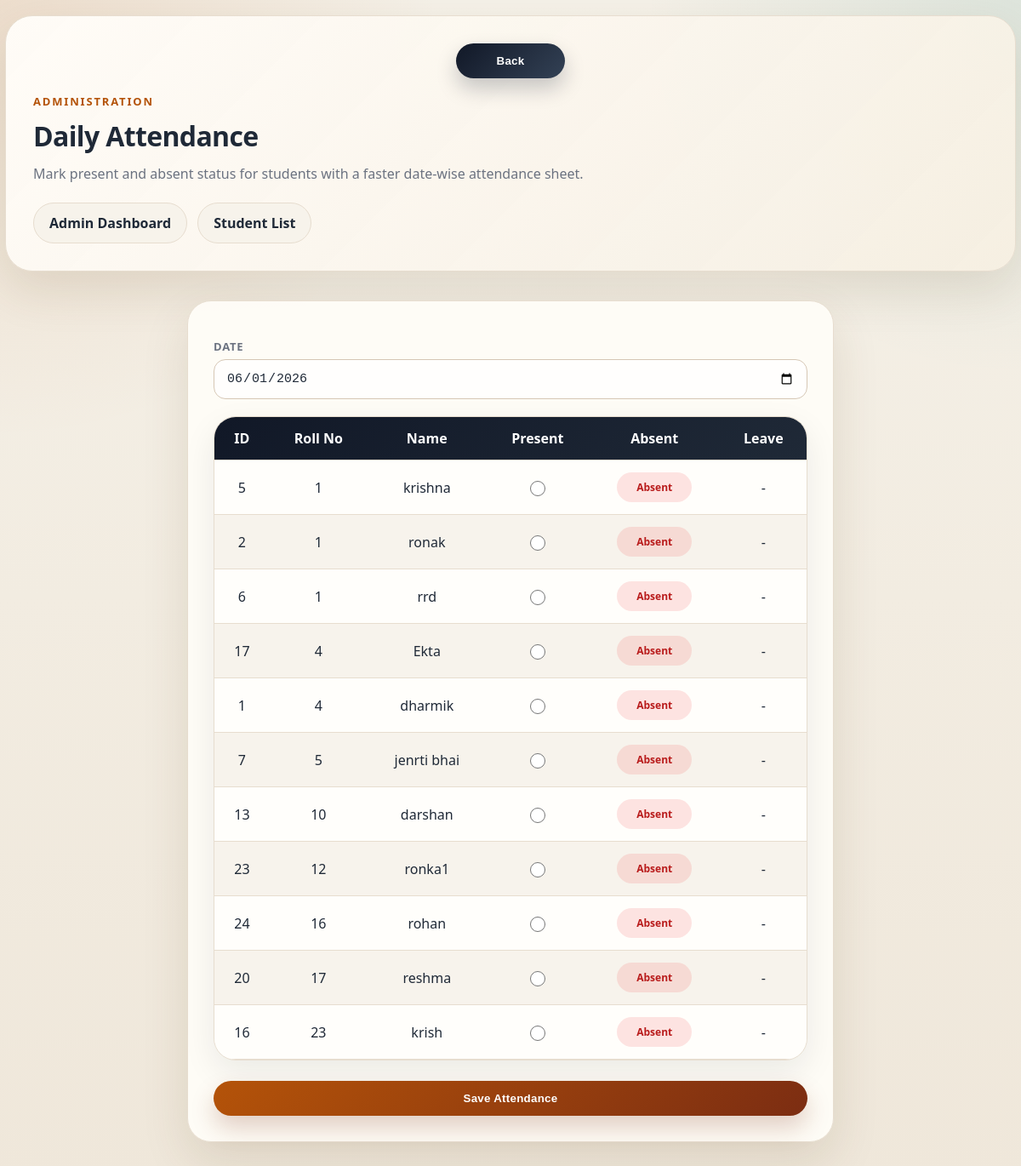
/attendance (signed in), run on an earlier commit of the app's database.
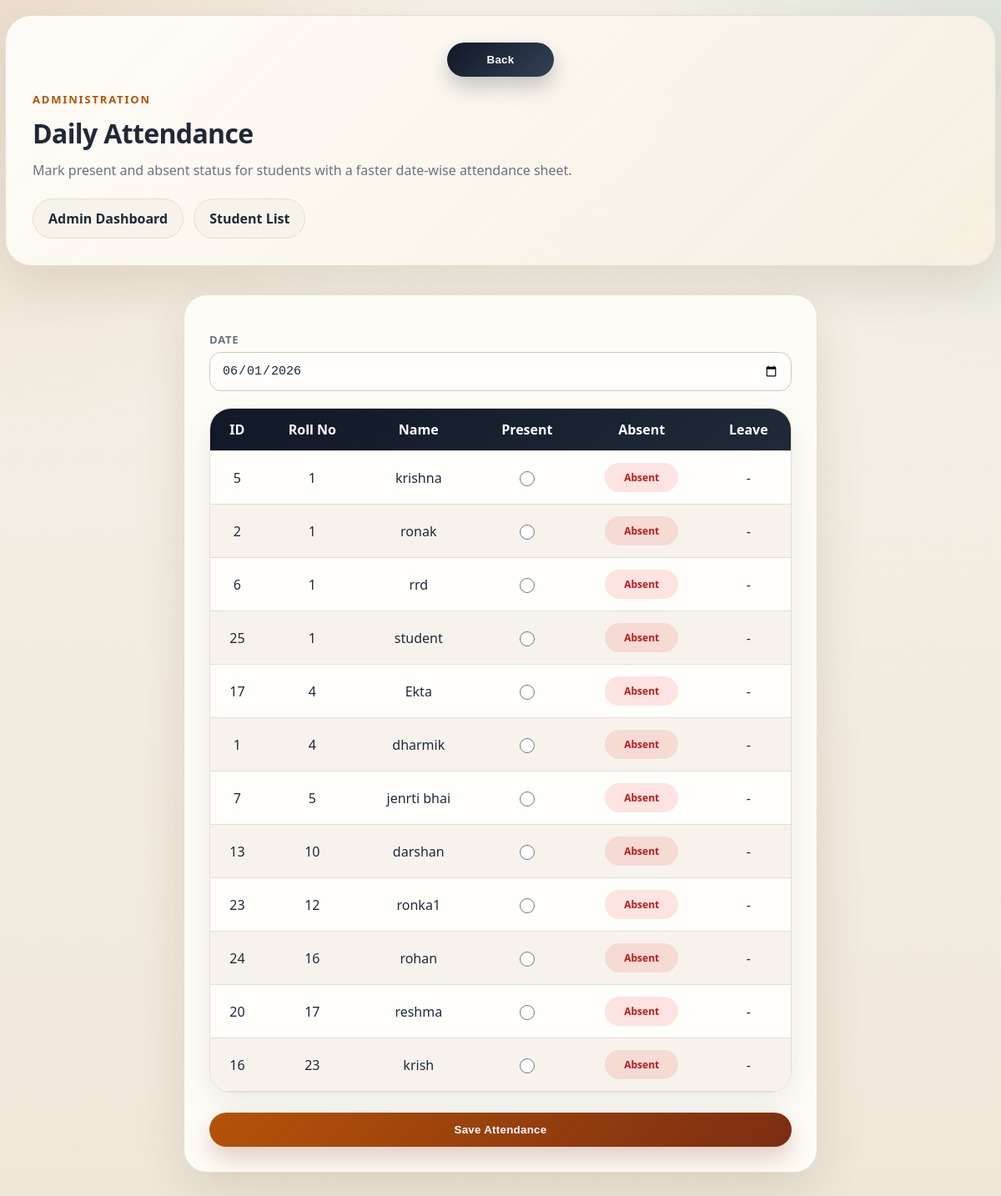
And on a later commit of the database.
### tables this page shows
CREATE TABLE users(
        id INTEGER PRIMARY KEY AUTOINCREMENT,
        rollno INTEGER,
        username TEXT UNIQUE,
        password TEXT,
        gender TEXT,
        mobile TEXT,
        address TEXT,
        photo TEXT,
        enroll TEXT,
        blood TEXT,
        school TEXT,
        birthdate TEXT
    , role TEXT DEFAULT 'student', class TEXT);

### app.py (the view, shortened to what this page needs)
@app.route("/attendance", methods=["GET","POST"])
def attendance():
    if "user" not in session:
        return redirect("/")
    if session.get("role") == "student":
        return redirect("/my_attendance")
    with db() as con:
        success = request.args.get("saved", "")
        selected_date = request.values.get("date", date.today().isoformat()) or date.today().isoformat()
        leave_students = get_students_on_approved_leave(con, selected_date)
        users=con.execute("""
            SELECT * FROM users
            WHERE role='student'
            ORDER BY rollno, username
        """).fetchall()
        attendance_map = {}
        if not success:
            attendance_map = {
                row["student_id"]: row["status"]
                for row in con.execute(
                    "SELECT student_id, status FROM attendance WHERE date=?",
                    (selected_date,)
                ).fetchall()
            }
    return render_template(
        "teacher/attendance.html",
        users=users,
        success=success,
        is_teacher_view=session.get("role") == "teacher",
        selected_date=selected_date,
        leave_students=leave_students,
        attendance_map=attendance_map
    )

### app.py (called while the page is built)
def db():
    con = sqlite3.connect(app.config["DATABASE_PATH"])
    con.row_factory = sqlite3.Row
    return con

def get_students_on_approved_leave(con, target_date):
    if not target_date:
        return {}
    rows = con.execute(
        """
        SELECT
            student_id,
            leave_kind,
            leave_type,
            from_date,
            to_date
        FROM student_leaves
        WHERE status='Approved'
          AND from_date <= ?
          AND to_date >= ?
        """,
        (target_date, target_date)
    ).fetchall()
    return {
        row["student_id"]: {
            "leave_kind": row["leave_kind"],
            "leave_type": row["leave_type"],
            "from_date": row["from_date"],
            "to_date": row["to_date"],
        }
        for row in rows
    }

### templates/teacher/attendance.html (shortened to what the changed rows need)
<!DOCTYPE html>
<html lang="en">
<head>
    <link rel="stylesheet" href="{{ url_for('static', filename='style.css') }}">
</head>
<body>
    <div class="page-shell">
        <div class="page-hero">
            <h1>Daily Attendance</h1>
        </div>
        <div class="form-box">
            <form method="post">
                <div class="table-shell" style="margin-top:20px;">
                    <table>
                        <thead>
                            <tr>
                                <th>ID</th>
                                <th>Roll No</th>
                                <th>Name</th>
                                <th>Present</th>
                                <th>Absent</th>
                                <th>Leave</th>
                            </tr>
                        </thead>
                        <tbody>
                            {% for u in users %}
                            {% set leave_info = leave_students.get(u.id) %}
                            {% set is_present = attendance_map.get(u.id) == 'Present' %}
                            <tr>
                                <td>{{ u.id }}</td>
                                <td>{{ u.rollno }}</td>
                                <td>{{ u.username }}</td>
                                <td>
                                    <input
                                        type="radio"
                                        name="status_{{ u.id }}"
                                        value="Present"
                                        data-status-radio
                                    >
                                </td>
                                <td>
                                    {% if leave_info %}
                                    -
                                    {% else %}
                                    <span class="status-pill {% if is_present %}status-pill--approved{% else %}status-pill--rejected{% endif %}" data-status-pill>
                                        {% if is_present %}Present{% else %}Absent{% endif %}
                                    </span>
                                    {% endif %}
                                </td>
                                <td>
                                    {% if leave_info %}
                                    <span class="status-pill status-pill--pending">Leave</span>
                                    {% else %}
                                    -
                                    {% endif %}
                                </td>
                            </tr>
                            {% else %}
                            <tr>
                                <td colspan="6" class="empty-copy">No students found.</td>
                            </tr>
                            {% endfor %}
                        </tbody>
                    </table>
                </div>
            </form>
        </div>
    </div>
</body>
</html>

What changed in the data, as far as the page shows it:
added users: id "25", rollno "1", username "student"
